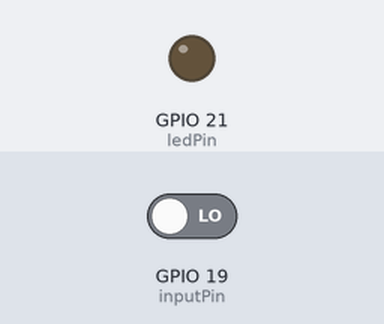
Recording of a sketch running on a simulated ESP32. Shown: output pins drawn as LEDs (lit = HIGH). The inputs (shaded band) are chosen by the test bench; at power-on: GPIO 19 (inputPin) LOW. WiFi joins after 1.5 s; servers stay silent unless stated; what the sketch prints to the serial monitor is not drawn.

Above: at 2.8 s.
2.9 s: GPIO 19 (inputPin) driven HIGH
At 3.3 s:
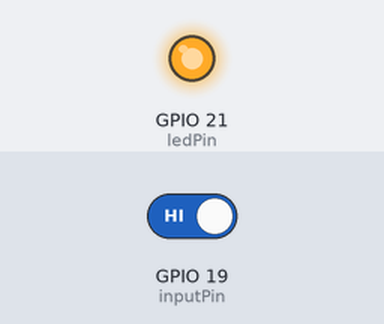
4.4 s: GPIO 19 (inputPin) driven LOW
At 5.7 s:
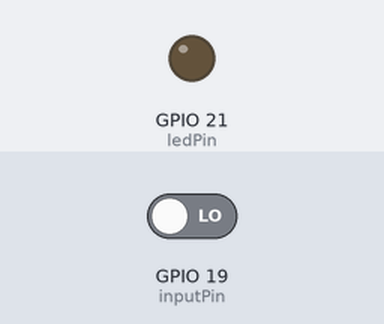
Timing chart, 0 to 7.4 s (numbered marks = the images above; inputs shaded):
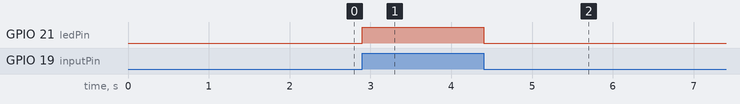

The sketch:

ESP32_program.ino
```cpp
/*
  Curso de Microprocessadores

  MCU: DOIT ESP32 DEVKIT V1 , Clock: 80MHz - 240Mhz

  UPE-Poli

  Data: 25.10.2022

------------- Funcionamento do Programa -----------------

O programa trata o sinal de um sensor PIR de movimento pelo pino de entrada 19, de forma que caso haja detecção de presença, o programa aciona um led
através do pino 21 e envia um e-mail para um usuário com um alerta. Caso não haja detecção de movimento, o led permanece apagado e nenhum alerta é enviado.

*/

//Arquivos de referências para as bibliotecas utitlizados no código
#include <EMailSender.h>  //biblioteca utilizada para enviar e-mail
#include <WiFi.h>         //biblioteca utilizada para conectar o microprocessador ao WiFi

/*
--------------------------------------------------------
LED SENSOR - VARIAVEIS E DEFINIÇÕES DE FUNÇÕES - INÍCIO
--------------------------------------------------------
*/
int ledPin = 21;                // escolha de um pino para o LED
int inputPin = 19;              // escolha de um pino de entrada para o sensor
int pirState = LOW;             // flag de estado do sensor, assumindo que nenhum movimento é deteccado
int sensor = LOW;                    // variável para ler o sinal do inputPin


const char* ssid = "x";             //nome do WiFi
const char* password = "123456789"; //senha do Wifi

int connection_state = 0;        //conectado ao WiFi ou não
int reconnect_interval = 10000; //se não conectado aguarda um tempo para tentar de novo

bool WiFiConnect(const char* nSSID = nullptr, const char* nPassword = nullptr)
{
    int attempt = 0;
    Serial.print("Conectando a ");
    if(nSSID) {
        WiFi.begin(nSSID, nPassword);
        Serial.println(nSSID);
    }

    int i = 0;
    while(WiFi.status()!= WL_CONNECTED && i++ < 50)
    {
        delay(200);
        Serial.print(".");
    }
    ++attempt;
    Serial.println("");
    if(i == 51) {
        Serial.print("Conexao: TIMEOUT na tentativa: ");
        Serial.println(attempt);
        if(attempt % 2 == 0)
            Serial.println("Cheque se ponto de acesso está disponível\r\n");
        return false;
    }
    Serial.println("Conexao: ESTABELECIDA");
    Serial.print("IP address: ");
    Serial.println(WiFi.localIP());
    return true;
}

void Awaits()
{
    uint32_t ts = millis();
    while(connection_state==0)
    {
        delay(50);
        if(millis() > (ts + reconnect_interval) && !connection_state){
            connection_state = WiFiConnect();
            ts = millis();
        }
    }
}


void setup() {
  pinMode(ledPin, OUTPUT);      // declara LED como output
  pinMode(inputPin, INPUT);     // declara sensor como input

  Serial.begin(9600);           //estabelece comunicação serial com o ESP32 em um baud rate de 9600 bit/s

  connection_state = WiFiConnect(ssid, password);
    if(connection_state==false)  // se não estiver conectado ao Wifi
        Awaits();          // constantemente tenta conectar ao Wifi


}

// LOOP RELACIONADO AO LED E SENSOR
void loop() {
  sensor = digitalRead(inputPin);  // valor de input do sensor
  if (sensor == HIGH) {            // checa se o input está como HIGH
    digitalWrite(ledPin, HIGH);  // Acende o LED
    if (pirState == LOW) {
      // esp32 acabou de ser ligado
      Serial.println("Movimento detectado!");
      EMailSender::EMailMessage message;
      message.subject = "PROJETO MONITORAMENTO DE SEGURANÇA";
      message.message = "SENSOR DETECTOU MOVIMENTO ";

      EMailSender emailSend("adsf@poli.br", "ldhkidcjafaddycu");
      EMailSender::Response resp = emailSend.send("professorjenesio@gmail.com", message);

      Serial.println("Sending status: ");

      Serial.println(resp.status);
      Serial.println(resp.code);
      Serial.println(resp.desc);
      // Apenas printa na mudança de estado, não o estado
      pirState = HIGH;
    }
  } else {
    digitalWrite(ledPin, LOW); // Desliga o LED
    if (pirState == HIGH) {
      // we have just turned of
      Serial.println("Movimento terminou!");
      // Apenas printa na mudança de estado, não o estado
      pirState = LOW;
    }
  }
}
```

Measured:
- after the input at 2.9 s, GPIO 21 (ledPin): LOW → HIGH at once
- after the input at 4.4 s, GPIO 21 (ledPin): HIGH → LOW at once
